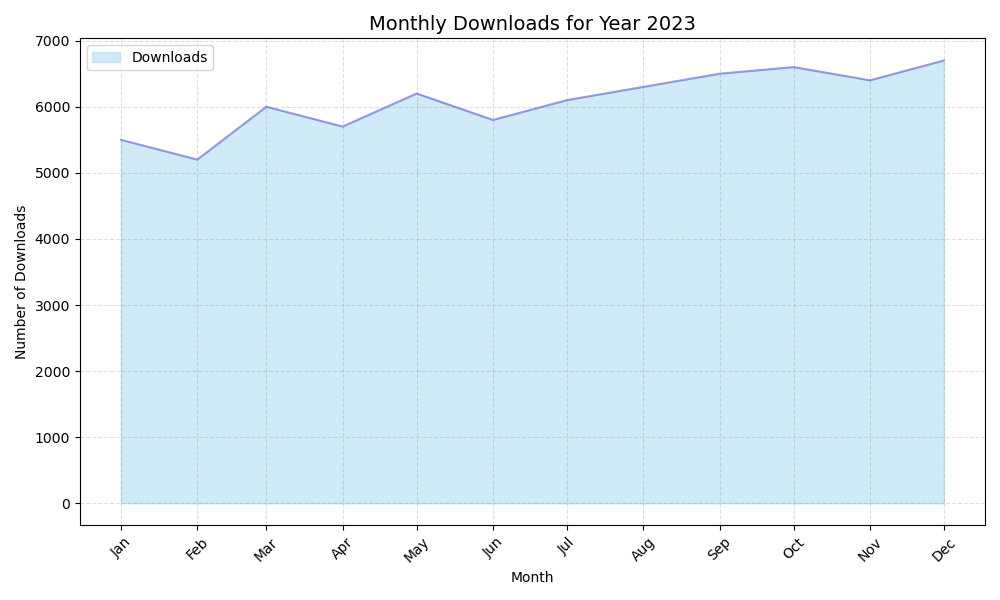

Recreate this plot in Python.

import matplotlib.pyplot as plt
import matplotlib.dates as mdates

# Provided data in a list of dictionaries
data = [
    {'Month': 'January', 'Downloads': 5500},
    {'Month': 'February', 'Downloads': 5200},
    {'Month': 'March', 'Downloads': 6000},
    {'Month': 'April', 'Downloads': 5700},
    {'Month': 'May', 'Downloads': 6200},
    {'Month': 'June', 'Downloads': 5800},
    {'Month': 'July', 'Downloads': 6100},
    {'Month': 'August', 'Downloads': 6300},
    {'Month': 'September', 'Downloads': 6500},
    {'Month': 'October', 'Downloads': 6600},
    {'Month': 'November', 'Downloads': 6400},
    {'Month': 'December', 'Downloads': 6700}
]

# Extract months and downloads
months = [d['Month'] for d in data]
downloads = [d['Downloads'] for d in data]

# Convert month names to datetime objects for better formatting on the x-axis
months = [mdates.datestr2num(f"2023-{month[:3]}-01") for month in months]

# Create an area chart
plt.figure(figsize=(10, 6))  # Set figure size
plt.fill_between(months, downloads, color="skyblue", alpha=0.4)
plt.plot(months, downloads, color="Slateblue", alpha=0.6)

# Modify x-axis to show the month names
plt.gca().xaxis.set_major_locator(mdates.MonthLocator())
plt.gca().xaxis.set_major_formatter(mdates.DateFormatter('%b'))

# Customize the plot
plt.title('Monthly Downloads for Year 2023', fontsize=14)
plt.xlabel('Month')
plt.ylabel('Number of Downloads')
plt.xticks(months, [mdates.num2date(month).strftime('%b') for month in months], rotation=45)
plt.grid(True, linestyle='--', which='major', color='grey', alpha=.25)

# Add a legend
plt.legend(['Downloads'], loc='upper left')

# Show the plot
plt.tight_layout()
plt.show()
